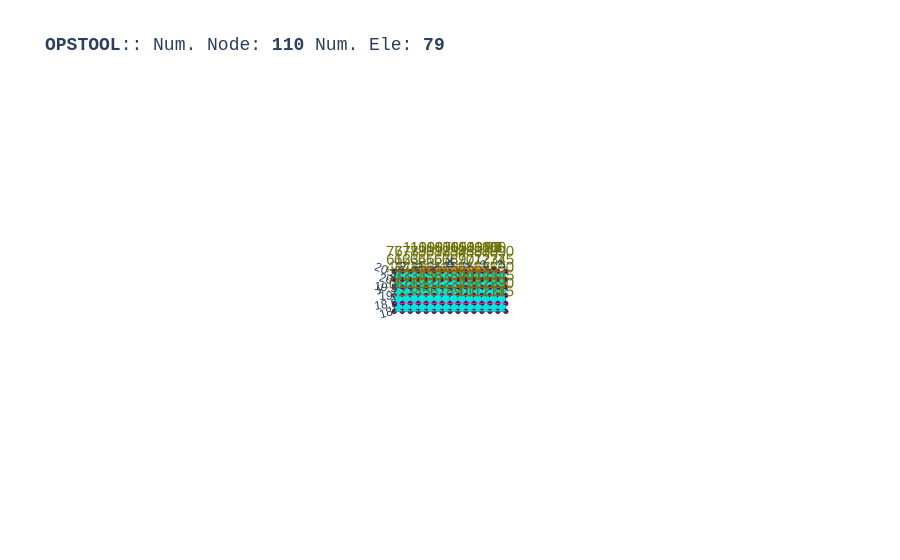

Here is the notebook cell this chart was saved with:
### Code cell
opst.vis.plotly.plot_model(show_node_numbering=True, show_ele_numbering=False, show_nodal_loads = True)

### Figure 1 — Plotly figure (JSON) as saved in the notebook; plotly's stock layout.template omitted (floating-point values rounded to 4 significant figures; data arrays with more than 128 entries replaced by an {"elided": "..."} marker saying what was removed)
{"data": [{"color": "#00FFFF", "hoverinfo": "skip", "i": {"elided": "140 int values"}, "j": {"elided": "140 int values"}, "k": {"elided": "140 int values"}, "name": "ELE_TAG_FourNodeQuadWithSensitivity", "opacity": 1, "type": "mesh3d", "x": {"elided": "280 float values"}, "y": {"elided": "280 float values"}, "z": {"elided": "280 float values"}}, {"connectgaps": false, "hoverinfo": "skip", "line": {"color": "black", "width": 1}, "mode": "lines", "name": "Edge", "type": "scatter3d", "x": {"elided": "420 float values"}, "y": {"elided": "420 float values"}, "z": {"elided": "420 float values"}}, {"connectgaps": false, "hoverinfo": "skip", "line": {"color": "#0652ff", "width": 5}, "mode": "lines", "name": "DispBeamColumn2d", "type": "scatter3d", "x": [2.299, 1.798, NaN, 1.798, 1.298, NaN, 1.298, 0.7985, NaN, 0.7985, 0.2985, NaN, 0.2985, -0.2015, NaN, -0.2015, -0.7015, NaN, -0.7015, -1.202, NaN, -1.202, -1.702, NaN, -1.702, -2.201, NaN], "y": [20.75, 20.75, NaN, 20.75, 20.75, NaN, 20.75, 20.75, NaN, 20.75, 20.75, NaN, 20.75, 20.75, NaN, 20.75, 20.75, NaN, 20.75, 20.75, NaN, 20.75, 20.75, NaN, 20.75, 20.75, NaN], "z": [0.0, 0.0, NaN, 0.0, 0.0, NaN, 0.0, 0.0, NaN, 0.0, 0.0, NaN, 0.0, 0.0, NaN, 0.0, 0.0, NaN, 0.0, 0.0, NaN, 0.0, 0.0, NaN, 0.0, 0.0, NaN]}, {"connectgaps": false, "hoverinfo": "skip", "line": {"color": "#ff9408", "width": 5}, "mode": "lines", "name": "BeamContact2D", "type": "scatter3d", "x": [2.0, 2.299, NaN, 2.0, 1.798, NaN, 1.5, 1.798, NaN, 1.5, 1.298, NaN, 1.0, 1.298, NaN, 1.0, 0.7985, NaN, 0.5, 0.7985, NaN, 0.5, 0.2985, NaN, 0.0, 0.2985, NaN, 0.0, -0.2015, NaN, -0.5, -0.2015, NaN, -0.5, -0.7015, NaN, -1.0, -0.7015, NaN, -1.0, -1.202, NaN, -1.5, -1.202, NaN, -1.5, -1.702, NaN, -2.0, -1.702, NaN, -2.0, -2.201, NaN], "y": [20.5, 20.75, NaN, 20.5, 20.75, NaN, 20.5, 20.75, NaN, 20.5, 20.75, NaN, 20.5, 20.75, NaN, 20.5, 20.75, NaN, 20.5, 20.75, NaN, 20.5, 20.75, NaN, 20.5, 20.75, NaN, 20.5, 20.75, NaN, 20.5, 20.75, NaN, 20.5, 20.75, NaN, 20.5, 20.75, NaN, 20.5, 20.75, NaN, 20.5, 20.75, NaN, 20.5, 20.75, NaN, 20.5, 20.75, NaN, 20.5, 20.75, NaN], "z": [0.0, 0.0, NaN, 0.0, 0.0, NaN, 0.0, 0.0, NaN, 0.0, 0.0, NaN, 0.0, 0.0, NaN, 0.0, 0.0, NaN, 0.0, 0.0, NaN, 0.0, 0.0, NaN, 0.0, 0.0, NaN, 0.0, 0.0, NaN, 0.0, 0.0, NaN, 0.0, 0.0, NaN, 0.0, 0.0, NaN, 0.0, 0.0, NaN, 0.0, 0.0, NaN, 0.0, 0.0, NaN, 0.0, 0.0, NaN, 0.0, 0.0, NaN]}, {"customdata": ["eleTag: 1<br>connectedNodes:<br> [ 1  2 17 16]", "eleTag: 2<br>connectedNodes:<br> [ 2  3 18 17]", "eleTag: 3<br>connectedNodes:<br> [ 3  4 19 18]", "eleTag: 4<br>connectedNodes:<br> [ 4  5 20 19]", "eleTag: 5<br>connectedNodes:<br> [ 5  6 21 20]", "eleTag: 6<br>connectedNodes:<br> [ 6  7 22 21]", "eleTag: 7<br>connectedNodes:<br> [ 7  8 23 22]", "eleTag: 8<br>connectedNodes:<br> [ 8  9 24 23]", "eleTag: 9<br>connectedNodes:<br> [ 9 10 25 24]", "eleTag: 10<br>connectedNodes:<br> [10 11 26 25]", "eleTag: 11<br>connectedNodes:<br> [11 12 27 26]", "eleTag: 12<br>connectedNodes:<br> [12 13 28 27]", "eleTag: 13<br>connectedNodes:<br> [13 14 29 28]", "eleTag: 14<br>connectedNodes:<br> [14 15 30 29]", "eleTag: 15<br>connectedNodes:<br> [16 17 32 31]", "eleTag: 16<br>connectedNodes:<br> [17 18 33 32]", "eleTag: 17<br>connectedNodes:<br> [18 19 34 33]", "eleTag: 18<br>connectedNodes:<br> [19 20 35 34]", "eleTag: 19<br>connectedNodes:<br> [20 21 36 35]", "eleTag: 20<br>connectedNodes:<br> [21 22 37 36]", "eleTag: 21<br>connectedNodes:<br> [22 23 38 37]", "eleTag: 22<br>connectedNodes:<br> [23 24 39 38]", "eleTag: 23<br>connectedNodes:<br> [24 25 40 39]", "eleTag: 24<br>connectedNodes:<br> [25 26 41 40]", "eleTag: 25<br>connectedNodes:<br> [26 27 42 41]", "eleTag: 26<br>connectedNodes:<br> [27 28 43 42]", "eleTag: 27<br>connectedNodes:<br> [28 29 44 43]", "eleTag: 28<br>connectedNodes:<br> [29 30 45 44]", "eleTag: 29<br>connectedNodes:<br> [31 32 47 46]", "eleTag: 30<br>connectedNodes:<br> [32 33 48 47]", "eleTag: 31<br>connectedNodes:<br> [33 34 49 48]", "eleTag: 32<br>connectedNodes:<br> [34 35 50 49]", "eleTag: 33<br>connectedNodes:<br> [35 36 51 50]", "eleTag: 34<br>connectedNodes:<br> [36 37 52 51]", "eleTag: 35<br>connectedNodes:<br> [37 38 53 52]", "eleTag: 36<br>connectedNodes:<br> [38 39 54 53]", "eleTag: 37<br>connectedNodes:<br> [39 40 55 54]", "eleTag: 38<br>connectedNodes:<br> [40 41 56 55]", "eleTag: 39<br>connectedNodes:<br> [41 42 57 56]", "eleTag: 40<br>connectedNodes:<br> [42 43 58 57]", "eleTag: 41<br>connectedNodes:<br> [43 44 59 58]", "eleTag: 42<br>connectedNodes:<br> [44 45 60 59]", "eleTag: 43<br>connectedNodes:<br> [46 47 62 61]", "eleTag: 44<br>connectedNodes:<br> [47 48 63 62]", "eleTag: 45<br>connectedNodes:<br> [48 49 64 63]", "eleTag: 46<br>connectedNodes:<br> [49 50 65 64]", "eleTag: 47<br>connectedNodes:<br> [50 51 66 65]", "eleTag: 48<br>connectedNodes:<br> [51 52 67 66]", "eleTag: 49<br>connectedNodes:<br> [52 53 68 67]", "eleTag: 50<br>connectedNodes:<br> [53 54 69 68]", "eleTag: 51<br>connectedNodes:<br> [54 55 70 69]", "eleTag: 52<br>connectedNodes:<br> [55 56 71 70]", "eleTag: 53<br>connectedNodes:<br> [56 57 72 71]", "eleTag: 54<br>connectedNodes:<br> [57 58 73 72]", "eleTag: 55<br>connectedNodes:<br> [58 59 74 73]", "eleTag: 56<br>connectedNodes:<br> [59 60 75 74]", "eleTag: 57<br>connectedNodes:<br> [61 62 77 76]", "eleTag: 58<br>connectedNodes:<br> [62 63 78 77]", "eleTag: 59<br>connectedNodes:<br> [63 64 79 78]", "eleTag: 60<br>connectedNodes:<br> [64 65 80 79]", "eleTag: 61<br>connectedNodes:<br> [65 66 81 80]", "eleTag: 62<br>connectedNodes:<br> [66 67 82 81]", "eleTag: 63<br>connectedNodes:<br> [67 68 83 82]", "eleTag: 64<br>connectedNodes:<br> [68 69 84 83]", "eleTag: 65<br>connectedNodes:<br> [69 70 85 84]", "eleTag: 66<br>connectedNodes:<br> [70 71 86 85]", "eleTag: 67<br>connectedNodes:<br> [71 72 87 86]", "eleTag: 68<br>connectedNodes:<br> [72 73 88 87]", "eleTag: 69<br>connectedNodes:<br> [73 74 89 88]", "eleTag: 70<br>connectedNodes:<br> [74 75 90 89]"], "hovertemplate": "%{customdata}", "marker": {"color": "#00FFFF", "size": 3, "symbol": "diamond-open"}, "mode": "markers", "name": "ELE_TAG_FourNodeQuadWithSensitivity", "type": "scatter3d", "x": [-3.25, -2.75, -2.25, -1.75, -1.25, -0.75, -0.25, 0.25, 0.75, 1.25, 1.75, 2.25, 2.75, 3.25, -3.25, -2.75, -2.25, -1.75, -1.25, -0.75, -0.25, 0.25, 0.75, 1.25, 1.75, 2.25, 2.75, 3.25, -3.25, -2.75, -2.25, -1.75, -1.25, -0.75, -0.25, 0.25, 0.75, 1.25, 1.75, 2.25, 2.75, 3.25, -3.25, -2.75, -2.25, -1.75, -1.25, -0.75, -0.25, 0.25, 0.75, 1.25, 1.75, 2.25, 2.75, 3.25, -3.25, -2.75, -2.25, -1.75, -1.25, -0.75, -0.25, 0.25, 0.75, 1.25, 1.75, 2.25, 2.75, 3.25], "y": [18.25, 18.25, 18.25, 18.25, 18.25, 18.25, 18.25, 18.25, 18.25, 18.25, 18.25, 18.25, 18.25, 18.25, 18.75, 18.75, 18.75, 18.75, 18.75, 18.75, 18.75, 18.75, 18.75, 18.75, 18.75, 18.75, 18.75, 18.75, 19.25, 19.25, 19.25, 19.25, 19.25, 19.25, 19.25, 19.25, 19.25, 19.25, 19.25, 19.25, 19.25, 19.25, 19.75, 19.75, 19.75, 19.75, 19.75, 19.75, 19.75, 19.75, 19.75, 19.75, 19.75, 19.75, 19.75, 19.75, 20.25, 20.25, 20.25, 20.25, 20.25, 20.25, 20.25, 20.25, 20.25, 20.25, 20.25, 20.25, 20.25, 20.25], "z": [0.0, 0.0, 0.0, 0.0, 0.0, 0.0, 0.0, 0.0, 0.0, 0.0, 0.0, 0.0, 0.0, 0.0, 0.0, 0.0, 0.0, 0.0, 0.0, 0.0, 0.0, 0.0, 0.0, 0.0, 0.0, 0.0, 0.0, 0.0, 0.0, 0.0, 0.0, 0.0, 0.0, 0.0, 0.0, 0.0, 0.0, 0.0, 0.0, 0.0, 0.0, 0.0, 0.0, 0.0, 0.0, 0.0, 0.0, 0.0, 0.0, 0.0, 0.0, 0.0, 0.0, 0.0, 0.0, 0.0, 0.0, 0.0, 0.0, 0.0, 0.0, 0.0, 0.0, 0.0, 0.0, 0.0, 0.0, 0.0, 0.0, 0.0]}, {"customdata": ["eleTag: 900<br>connectedNodes:<br> [101 102]", "eleTag: 901<br>connectedNodes:<br> [102 103]", "eleTag: 902<br>connectedNodes:<br> [103 104]", "eleTag: 903<br>connectedNodes:<br> [104 105]", "eleTag: 904<br>connectedNodes:<br> [105 106]", "eleTag: 905<br>connectedNodes:<br> [106 107]", "eleTag: 906<br>connectedNodes:<br> [107 108]", "eleTag: 907<br>connectedNodes:<br> [108 109]", "eleTag: 908<br>connectedNodes:<br> [109 110]"], "hovertemplate": "%{customdata}", "marker": {"color": "#0652ff", "size": 3, "symbol": "diamond-open"}, "mode": "markers", "name": "DispBeamColumn2d", "type": "scatter3d", "x": [2.049, 1.548, 1.048, 0.5485, 0.0485, -0.4515, -0.9515, -1.452, -1.951], "y": [20.75, 20.75, 20.75, 20.75, 20.75, 20.75, 20.75, 20.75, 20.75], "z": [0.0, 0.0, 0.0, 0.0, 0.0, 0.0, 0.0, 0.0, 0.0]}, {"customdata": ["eleTag: 4050<br>connectedNodes:<br> [ 87 101]", "eleTag: 4050<br>connectedNodes:<br> [ 87 102]", "eleTag: 4051<br>connectedNodes:<br> [ 86 102]", "eleTag: 4051<br>connectedNodes:<br> [ 86 103]", "eleTag: 4052<br>connectedNodes:<br> [ 85 103]", "eleTag: 4052<br>connectedNodes:<br> [ 85 104]", "eleTag: 4053<br>connectedNodes:<br> [ 84 104]", "eleTag: 4053<br>connectedNodes:<br> [ 84 105]", "eleTag: 4054<br>connectedNodes:<br> [ 83 105]", "eleTag: 4054<br>connectedNodes:<br> [ 83 106]", "eleTag: 4055<br>connectedNodes:<br> [ 82 106]", "eleTag: 4055<br>connectedNodes:<br> [ 82 107]", "eleTag: 4056<br>connectedNodes:<br> [ 81 107]", "eleTag: 4056<br>connectedNodes:<br> [ 81 108]", "eleTag: 4057<br>connectedNodes:<br> [ 80 108]", "eleTag: 4057<br>connectedNodes:<br> [ 80 109]", "eleTag: 4058<br>connectedNodes:<br> [ 79 109]", "eleTag: 4058<br>connectedNodes:<br> [ 79 110]"], "hovertemplate": "%{customdata}", "marker": {"color": "#ff9408", "size": 3, "symbol": "diamond-open"}, "mode": "markers", "name": "BeamContact2D", "type": "scatter3d", "x": [2.149, 1.899, 1.649, 1.399, 1.149, 0.8993, 0.6493, 0.3993, 0.1493, -0.1007, -0.3507, -0.6007, -0.8507, -1.101, -1.351, -1.601, -1.851, -2.101], "y": [20.62, 20.62, 20.62, 20.62, 20.62, 20.62, 20.62, 20.62, 20.62, 20.62, 20.62, 20.62, 20.62, 20.62, 20.62, 20.62, 20.62, 20.62], "z": [0.0, 0.0, 0.0, 0.0, 0.0, 0.0, 0.0, 0.0, 0.0, 0.0, 0.0, 0.0, 0.0, 0.0, 0.0, 0.0, 0.0, 0.0]}, {"customdata": ["1", "2", "3", "4", "5", "6", "7", "8", "9", "10", "11", "12", "13", "14", "15", "16", "17", "18", "19", "20", "21", "22", "23", "24", "25", "26", "27", "28", "29", "30", "31", "32", "33", "34", "35", "36", "37", "38", "39", "40", "41", "42", "43", "44", "45", "46", "47", "48", "49", "50", "51", "52", "53", "54", "55", "56", "57", "58", "59", "60", "61", "62", "63", "64", "65", "66", "67", "68", "69", "70", "71", "72", "73", "74", "75", "76", "77", "78", "79", "80", "81", "82", "83", "84", "85", "86", "87", "88", "89", "90", "91", "92", "93", "94", "95", "96", "97", "98", "99", "100", "101", "102", "103", "104", "105", "106", "107", "108", "109", "110"], "hovertemplate": "x: %{x}<br>y: %{y}<br>z: %{z} <br>nodeTag: %{customdata}", "marker": {"color": "#580f41", "size": 3, "symbol": "circle"}, "mode": "markers", "name": "Nodes", "type": "scatter3d", "x": [-3.5, -3.0, -2.5, -2.0, -1.5, -1.0, -0.5, 0.0, 0.5, 1.0, 1.5, 2.0, 2.5, 3.0, 3.5, -3.5, -3.0, -2.5, -2.0, -1.5, -1.0, -0.5, 0.0, 0.5, 1.0, 1.5, 2.0, 2.5, 3.0, 3.5, -3.5, -3.0, -2.5, -2.0, -1.5, -1.0, -0.5, 0.0, 0.5, 1.0, 1.5, 2.0, 2.5, 3.0, 3.5, -3.5, -3.0, -2.5, -2.0, -1.5, -1.0, -0.5, 0.0, 0.5, 1.0, 1.5, 2.0, 2.5, 3.0, 3.5, -3.5, -3.0, -2.5, -2.0, -1.5, -1.0, -0.5, 0.0, 0.5, 1.0, 1.5, 2.0, 2.5, 3.0, 3.5, -3.5, -3.0, -2.5, -2.0, -1.5, -1.0, -0.5, 0.0, 0.5, 1.0, 1.5, 2.0, 2.5, 3.0, 3.5, 2.755, 2.755, 2.755, 2.755, 2.755, 2.755, 2.755, 2.755, 2.755, 2.755, 2.299, 1.798, 1.298, 0.7985, 0.2985, -0.2015, -0.7015, -1.202, -1.702, -2.201], "y": [18.0, 18.0, 18.0, 18.0, 18.0, 18.0, 18.0, 18.0, 18.0, 18.0, 18.0, 18.0, 18.0, 18.0, 18.0, 18.5, 18.5, 18.5, 18.5, 18.5, 18.5, 18.5, 18.5, 18.5, 18.5, 18.5, 18.5, 18.5, 18.5, 18.5, 19.0, 19.0, 19.0, 19.0, 19.0, 19.0, 19.0, 19.0, 19.0, 19.0, 19.0, 19.0, 19.0, 19.0, 19.0, 19.5, 19.5, 19.5, 19.5, 19.5, 19.5, 19.5, 19.5, 19.5, 19.5, 19.5, 19.5, 19.5, 19.5, 19.5, 20.0, 20.0, 20.0, 20.0, 20.0, 20.0, 20.0, 20.0, 20.0, 20.0, 20.0, 20.0, 20.0, 20.0, 20.0, 20.5, 20.5, 20.5, 20.5, 20.5, 20.5, 20.5, 20.5, 20.5, 20.5, 20.5, 20.5, 20.5, 20.5, 20.5, 20.75, 20.75, 20.75, 20.75, 20.75, 20.75, 20.75, 20.75, 20.75, 20.75, 20.75, 20.75, 20.75, 20.75, 20.75, 20.75, 20.75, 20.75, 20.75, 20.75], "z": [0.0, 0.0, 0.0, 0.0, 0.0, 0.0, 0.0, 0.0, 0.0, 0.0, 0.0, 0.0, 0.0, 0.0, 0.0, 0.0, 0.0, 0.0, 0.0, 0.0, 0.0, 0.0, 0.0, 0.0, 0.0, 0.0, 0.0, 0.0, 0.0, 0.0, 0.0, 0.0, 0.0, 0.0, 0.0, 0.0, 0.0, 0.0, 0.0, 0.0, 0.0, 0.0, 0.0, 0.0, 0.0, 0.0, 0.0, 0.0, 0.0, 0.0, 0.0, 0.0, 0.0, 0.0, 0.0, 0.0, 0.0, 0.0, 0.0, 0.0, 0.0, 0.0, 0.0, 0.0, 0.0, 0.0, 0.0, 0.0, 0.0, 0.0, 0.0, 0.0, 0.0, 0.0, 0.0, 0.0, 0.0, 0.0, 0.0, 0.0, 0.0, 0.0, 0.0, 0.0, 0.0, 0.0, 0.0, 0.0, 0.0, 0.0, 0.0, 0.0, 0.0, 0.0, 0.0, 0.0, 0.0, 0.0, 0.0, 0.0, 0.0, 0.0, 0.0, 0.0, 0.0, 0.0, 0.0, 0.0, 0.0, 0.0]}, {"mode": "text", "name": "Node Tag", "text": ["1", "2", "3", "4", "5", "6", "7", "8", "9", "10", "11", "12", "13", "14", "15", "16", "17", "18", "19", "20", "21", "22", "23", "24", "25", "26", "27", "28", "29", "30", "31", "32", "33", "34", "35", "36", "37", "38", "39", "40", "41", "42", "43", "44", "45", "46", "47", "48", "49", "50", "51", "52", "53", "54", "55", "56", "57", "58", "59", "60", "61", "62", "63", "64", "65", "66", "67", "68", "69", "70", "71", "72", "73", "74", "75", "76", "77", "78", "79", "80", "81", "82", "83", "84", "85", "86", "87", "88", "89", "90", "91", "92", "93", "94", "95", "96", "97", "98", "99", "100", "101", "102", "103", "104", "105", "106", "107", "108", "109", "110"], "textfont": {"color": "#6e750e", "size": 15}, "type": "scatter3d", "x": [-3.5, -3.0, -2.5, -2.0, -1.5, -1.0, -0.5, 0.0, 0.5, 1.0, 1.5, 2.0, 2.5, 3.0, 3.5, -3.5, -3.0, -2.5, -2.0, -1.5, -1.0, -0.5, 0.0, 0.5, 1.0, 1.5, 2.0, 2.5, 3.0, 3.5, -3.5, -3.0, -2.5, -2.0, -1.5, -1.0, -0.5, 0.0, 0.5, 1.0, 1.5, 2.0, 2.5, 3.0, 3.5, -3.5, -3.0, -2.5, -2.0, -1.5, -1.0, -0.5, 0.0, 0.5, 1.0, 1.5, 2.0, 2.5, 3.0, 3.5, -3.5, -3.0, -2.5, -2.0, -1.5, -1.0, -0.5, 0.0, 0.5, 1.0, 1.5, 2.0, 2.5, 3.0, 3.5, -3.5, -3.0, -2.5, -2.0, -1.5, -1.0, -0.5, 0.0, 0.5, 1.0, 1.5, 2.0, 2.5, 3.0, 3.5, 2.755, 2.755, 2.755, 2.755, 2.755, 2.755, 2.755, 2.755, 2.755, 2.755, 2.299, 1.798, 1.298, 0.7985, 0.2985, -0.2015, -0.7015, -1.202, -1.702, -2.201], "y": [18.0, 18.0, 18.0, 18.0, 18.0, 18.0, 18.0, 18.0, 18.0, 18.0, 18.0, 18.0, 18.0, 18.0, 18.0, 18.5, 18.5, 18.5, 18.5, 18.5, 18.5, 18.5, 18.5, 18.5, 18.5, 18.5, 18.5, 18.5, 18.5, 18.5, 19.0, 19.0, 19.0, 19.0, 19.0, 19.0, 19.0, 19.0, 19.0, 19.0, 19.0, 19.0, 19.0, 19.0, 19.0, 19.5, 19.5, 19.5, 19.5, 19.5, 19.5, 19.5, 19.5, 19.5, 19.5, 19.5, 19.5, 19.5, 19.5, 19.5, 20.0, 20.0, 20.0, 20.0, 20.0, 20.0, 20.0, 20.0, 20.0, 20.0, 20.0, 20.0, 20.0, 20.0, 20.0, 20.5, 20.5, 20.5, 20.5, 20.5, 20.5, 20.5, 20.5, 20.5, 20.5, 20.5, 20.5, 20.5, 20.5, 20.5, 20.75, 20.75, 20.75, 20.75, 20.75, 20.75, 20.75, 20.75, 20.75, 20.75, 20.75, 20.75, 20.75, 20.75, 20.75, 20.75, 20.75, 20.75, 20.75, 20.75], "z": [0.0, 0.0, 0.0, 0.0, 0.0, 0.0, 0.0, 0.0, 0.0, 0.0, 0.0, 0.0, 0.0, 0.0, 0.0, 0.0, 0.0, 0.0, 0.0, 0.0, 0.0, 0.0, 0.0, 0.0, 0.0, 0.0, 0.0, 0.0, 0.0, 0.0, 0.0, 0.0, 0.0, 0.0, 0.0, 0.0, 0.0, 0.0, 0.0, 0.0, 0.0, 0.0, 0.0, 0.0, 0.0, 0.0, 0.0, 0.0, 0.0, 0.0, 0.0, 0.0, 0.0, 0.0, 0.0, 0.0, 0.0, 0.0, 0.0, 0.0, 0.0, 0.0, 0.0, 0.0, 0.0, 0.0, 0.0, 0.0, 0.0, 0.0, 0.0, 0.0, 0.0, 0.0, 0.0, 0.0, 0.0, 0.0, 0.0, 0.0, 0.0, 0.0, 0.0, 0.0, 0.0, 0.0, 0.0, 0.0, 0.0, 0.0, 0.0, 0.0, 0.0, 0.0, 0.0, 0.0, 0.0, 0.0, 0.0, 0.0, 0.0, 0.0, 0.0, 0.0, 0.0, 0.0, 0.0, 0.0, 0.0, 0.0]}, {"connectgaps": false, "hoverinfo": "skip", "line": {"color": "#15b01a", "width": 1}, "mode": "lines", "name": "BC", "type": "scatter3d", "x": {"elided": "340 float values"}, "y": {"elided": "340 float values"}, "z": {"elided": "340 float values"}}, {"connectgaps": false, "hoverinfo": "skip", "line": {"color": "#FF1493", "width": 2.5}, "mode": "lines", "name": "mp constraint", "type": "scatter3d", "x": [-3.5, 3.5, NaN, -3.5, 3.5, NaN, -3.5, 3.5, NaN, -3.5, 3.5, NaN, -3.5, 3.5, NaN], "y": [18.5, 18.5, NaN, 19.0, 19.0, NaN, 19.5, 19.5, NaN, 20.0, 20.0, NaN, 20.5, 20.5, NaN], "z": [0.0, 0.0, NaN, 0.0, 0.0, NaN, 0.0, 0.0, NaN, 0.0, 0.0, NaN, 0.0, 0.0, NaN]}], "layout": {"autosize": true, "font": {"family": "Arial, sans-serif"}, "scene": {"aspectmode": "data", "camera": {"eye": {"x": 0, "y": -0.1, "z": 10}}, "dragmode": "pan", "xaxis": {"showbackground": false}, "yaxis": {"showbackground": false}, "zaxis": {"showbackground": true, "showgrid": true, "showticklabels": false, "ticks": "", "title": {"text": ""}, "visible": true}}, "showlegend": false, "title": {"font": {"family": "courier", "size": 18}, "text": "<b>OPSTOOL</b>:: Num. Node: <b>110</b> Num. Ele: <b>79</b>"}}}
